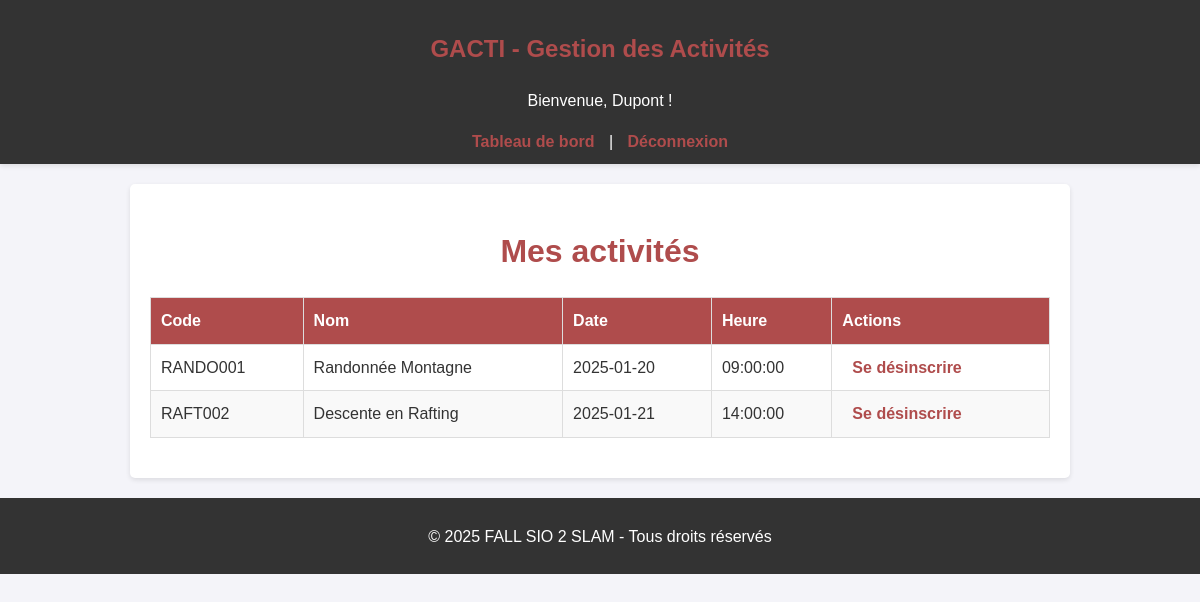
The page /pages/my_activities.php (signed in) on the database its author committed.
### tables this page shows
CREATE TABLE `activite` (
  `CODEANIM` char(8) NOT NULL,
  `DATEACT` date NOT NULL,
  `CODEETATACT` char(2) NOT NULL,
  `HRRDVACT` time DEFAULT NULL,
  `PRIXACT` decimal(7,2) DEFAULT NULL,
  `HRDEBUTACT` time DEFAULT NULL,
  `HRFINACT` time DEFAULT NULL,
  `DATEANNULEACT` date DEFAULT NULL,
  `NOMRESP` char(40) DEFAULT NULL,
  `PRENOMRESP` char(30) DEFAULT NULL
);

CREATE TABLE `animation` (
  `CODEANIM` char(8) NOT NULL,
  `CODETYPEANIM` char(5) NOT NULL,
  `NOMANIM` char(40) DEFAULT NULL,
  `DATECREATIONANIM` date DEFAULT NULL,
  `DATEVALIDITEANIM` date DEFAULT NULL,
  `DUREEANIM` double(5,0) DEFAULT NULL,
  `LIMITEAGE` int DEFAULT NULL,
  `TARIFANIM` decimal(7,2) DEFAULT NULL,
  `NBREPLACEANIM` int DEFAULT NULL,
  `DESCRIPTANIM` char(250) DEFAULT NULL,
  `COMMENTANIM` char(250) DEFAULT NULL,
  `DIFFICULTEANIM` char(40) DEFAULT NULL
);

### pages/my_activities.php (the view, shortened to what this page needs)
<?php
include('../config.php');
$myActivities = [];
try {
    $sql = "SELECT act.CODEANIM, anim.NOMANIM, act.DATEACT, act.HRRDVACT
            FROM INSCRIPTION ins
            INNER JOIN ACTIVITE act ON ins.CODEANIM = act.CODEANIM AND ins.DATEACT = act.DATEACT
            INNER JOIN ANIMATION anim ON act.CODEANIM = anim.CODEANIM
            WHERE ins.USER = :user
            ORDER BY act.DATEACT";
    $stmt = $pdo->prepare($sql);
    $stmt->execute(['user' => $_SESSION['user_id']]);
    $myActivities = $stmt->fetchAll(PDO::FETCH_ASSOC);
} catch (PDOException $e) {
    die("Erreur lors de la récupération des activités : " . $e->getMessage());
}
?>
<?php include('../includes/header.php'); ?>
<h1>Mes activités</h1>
<?php if (!empty($myActivities)): ?>
    <table border="1">
        <thead>
            <tr>
                <th>Code</th>
                <th>Nom</th>
                <th>Date</th>
                <th>Heure</th>
                <th>Actions</th>
            </tr>
        </thead>
        <tbody>
            <?php foreach ($myActivities as $activity): ?>
                <tr>
                    <td><?= htmlspecialchars($activity['CODEANIM']); ?></td>
                    <td><?= htmlspecialchars($activity['NOMANIM']); ?></td>
                    <td><?= htmlspecialchars($activity['DATEACT']); ?></td>
                    <td><?= htmlspecialchars($activity['HRRDVACT']); ?></td>
                    <td>
                        <a href="toggle_registration.php?action=unregister&code=<?= urlencode($activity['CODEANIM']); ?>&date=<?= urlencode($activity['DATEACT']); ?>&redirect=my_activities.php">Se désinscrire</a>
                    </td>
                </tr>
            <?php endforeach; ?>
        </tbody>
    </table>
<?php else: ?>
    <p>Vous n'êtes inscrit(e) à aucune activité.</p>
<?php endif; ?>
<?php include('../includes/footer.php'); ?>

### style.css (style rules this page uses)
body { font-family: Arial, sans-serif; margin: 0; padding: 0; background-color: #f4f4f9; color: #333; line-height: 1.6; }
h1, h2, h3 { text-align: center; color: #af4c4c; margin-bottom: 20px; }
a { color: #af4c4c; text-decoration: none; margin: 0 10px; font-weight: bold; }
table { width: 100%; border-collapse: collapse; margin: 20px 0; }
table th, table td { padding: 10px; text-align: left; border: 1px solid #ddd; }
table th { background-color: #af4c4c; color: white; }
table tr:nth-child(even) { background-color: #f9f9f9; }

### rows shown on the page
activite: CODEANIM "RANDO001", CODEANIM.NOMANIM "Randonnée Montagne", DATEACT "2025-01-20", HRRDVACT "09:00:00"
activite: CODEANIM "RAFT002", CODEANIM.NOMANIM "Descente en Rafting", DATEACT "2025-01-21", HRRDVACT "14:00:00"

### other values the page prints
$_SESSION['username'] "Dupont"
